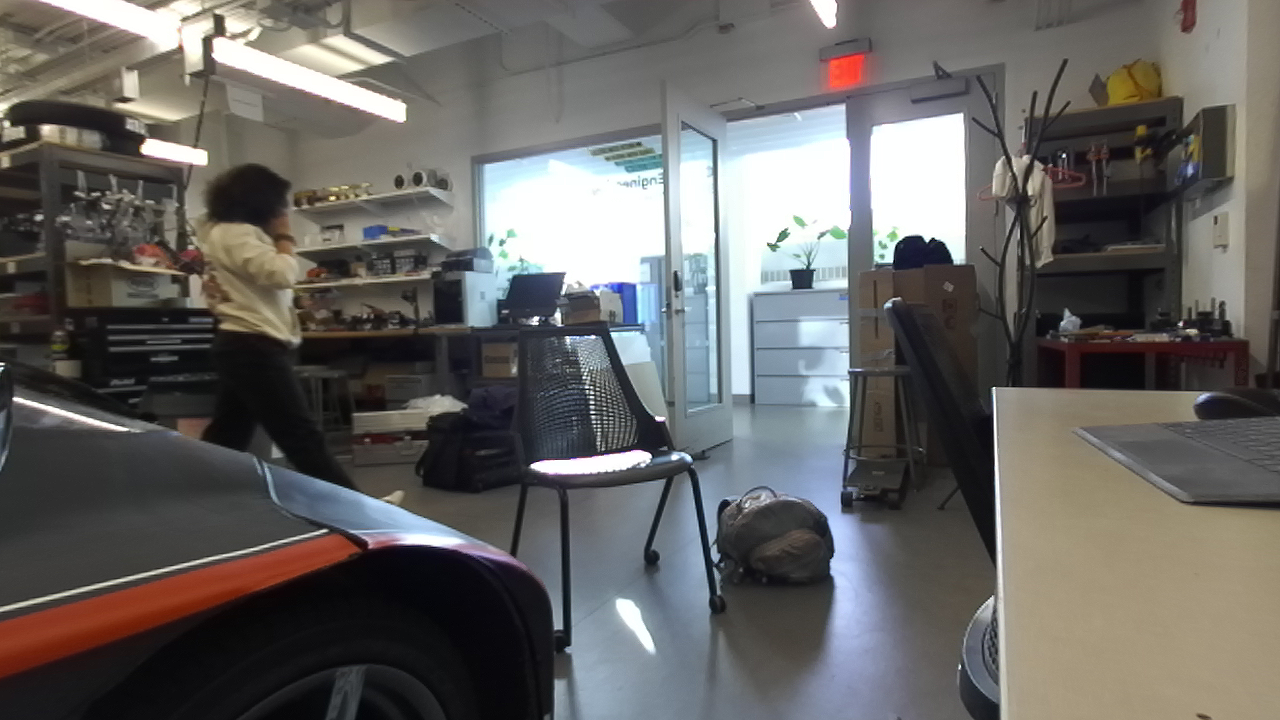
#> input picture yolo/left0.png, 1280 x 720 px
$ python depthmap.py
#> lines starting #> are read from the running program, lines starting #| are printed output that depends on the picture
import cv2
import numpy as np
import os

from matplotlib import pyplot as plt

# Load stereo images
lefti = "left0.png"
righti = "right0.png"
imgL = cv2.imread(lefti, cv2.IMREAD_GRAYSCALE)
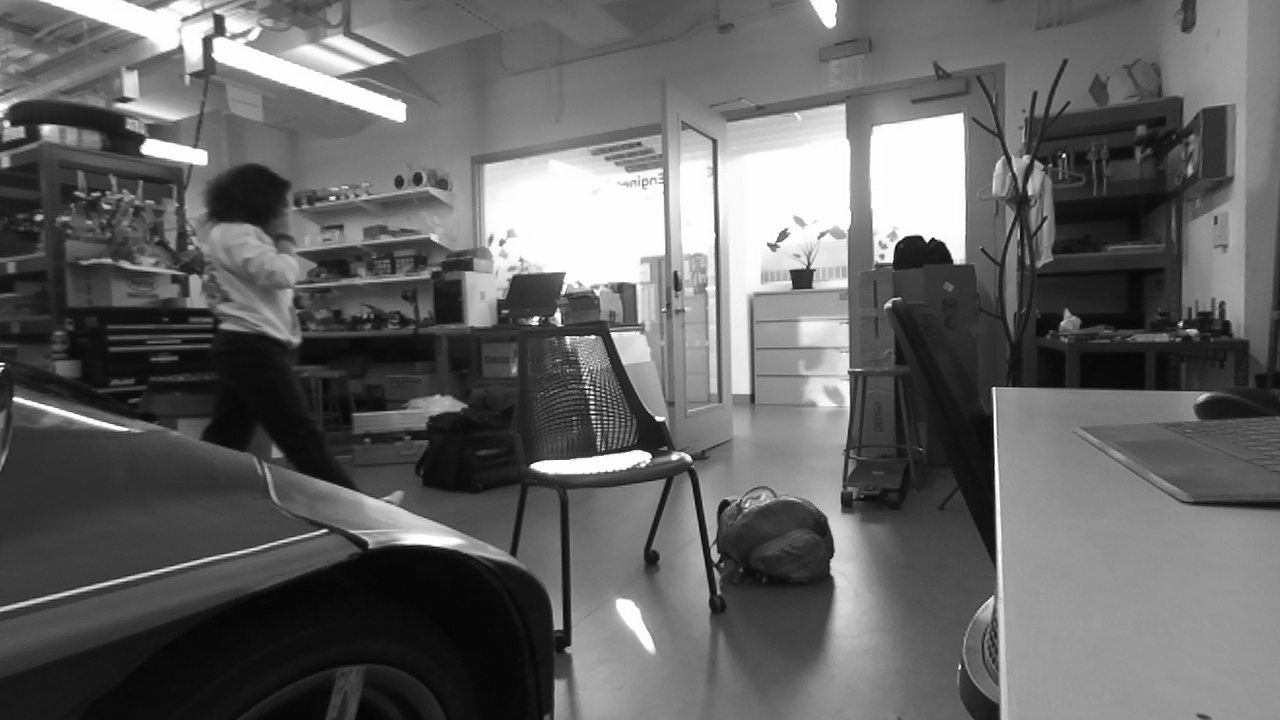
#> imgL: shape (720, 1280); min 0, max 255, mean 100.9
imgR = cv2.imread(righti, cv2.IMREAD_GRAYSCALE)
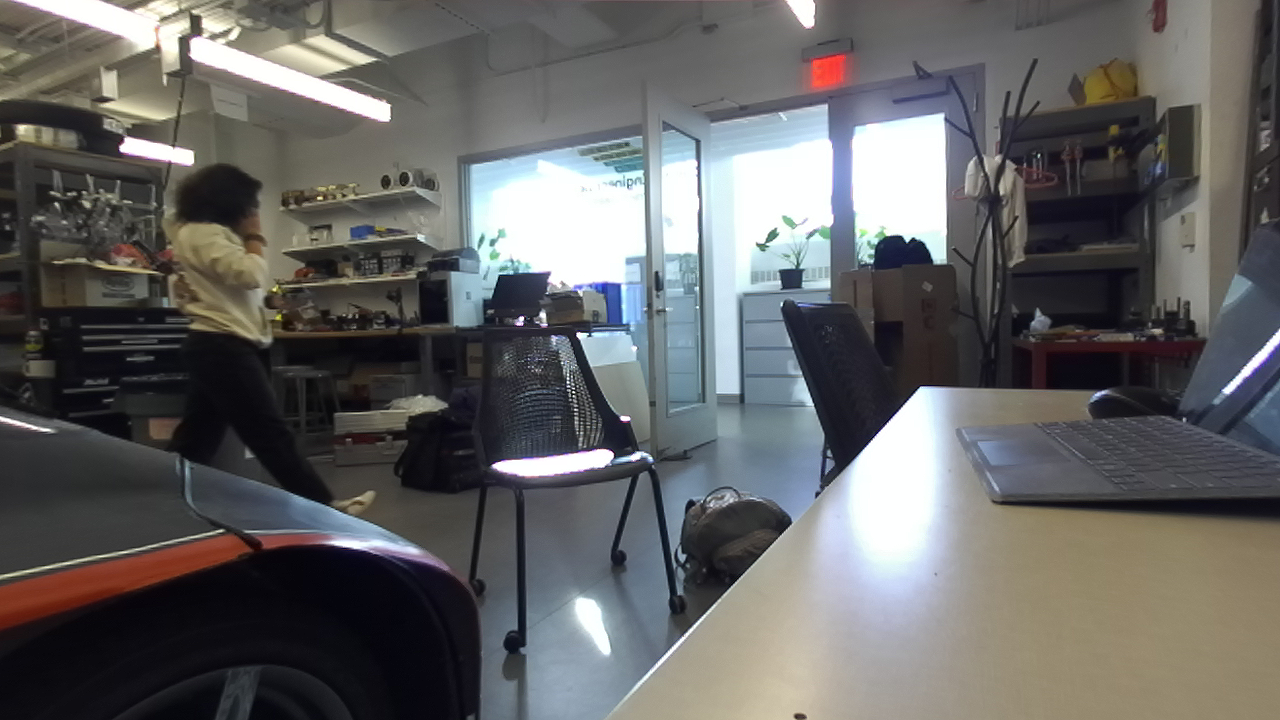
#> input picture yolo/right0.png, 1280 x 720 px
#> imgR: shape (720, 1280); min 0, max 255, mean 100.3

# Initialize the stereo block matcher
stereo = cv2.StereoBM_create(numDisparities=16*20, blockSize=85)

# Compute disparity map

disparity = stereo.compute(imgL, imgR)
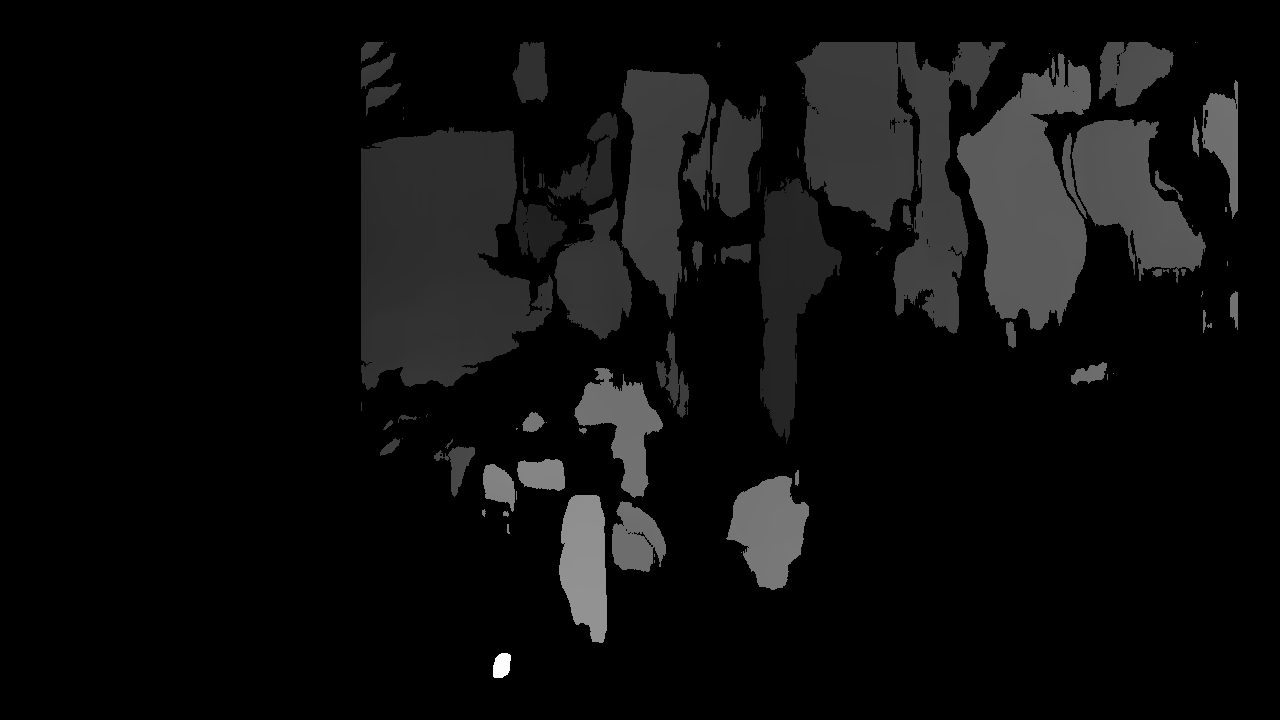
#> disparity: shape (720, 1280) int16; min -16, max 1270, mean 52.7; drawn with min black and max white
disparity = stereo.compute(imgL,imgR)
plt.imshow(disparity,'gray')
plt.show()
f = 1398.82
b = 119.905
depth = (f*b)/(disparity + 1e-5)
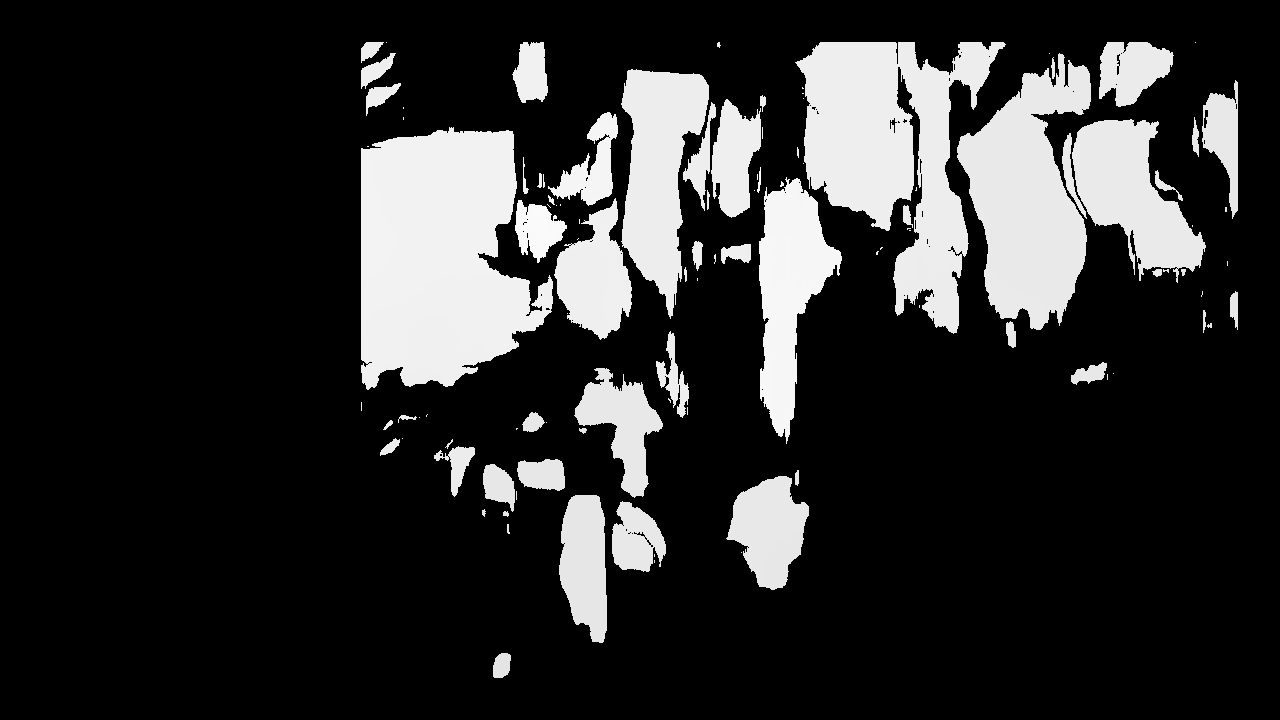
#> depth: shape (720, 1280) float64; min -10482.9, max 1352.6, mean -8367.3; drawn with min black and max white
print(depth)
#> (printed output is left out)

# Normalize the disparity for better visualization
disparity = cv2.normalize(disparity, disparity, alpha=0, beta=255, norm_type=cv2.NORM_MINMAX)
disparity = np.uint8(disparity)

# Save the disparity map
cv2.imwrite(os.path.join("data", 'disparity_map.jpg'), disparity)
